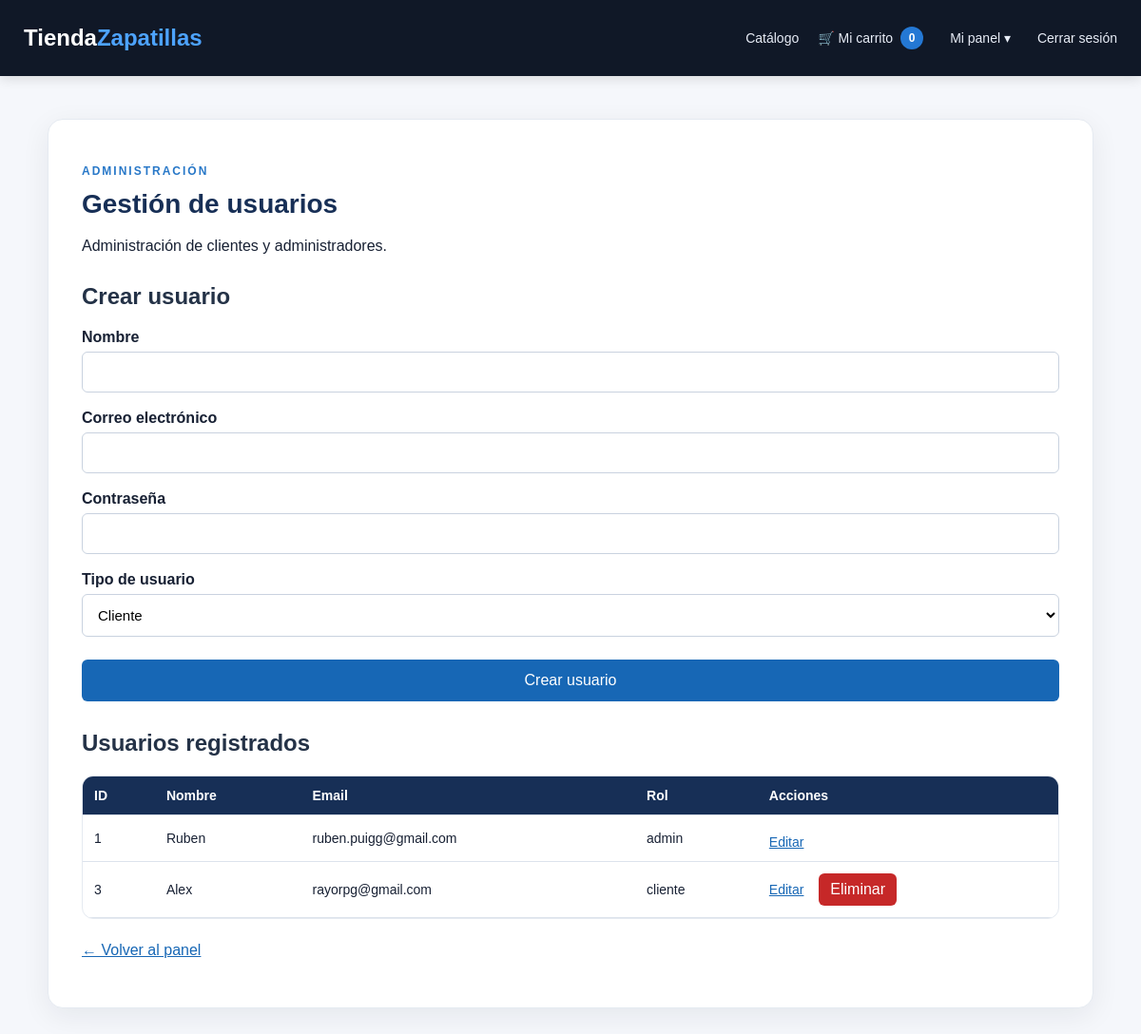
Page /admin_usuarios.php (signed in) on the committed database.
### tables this page shows
CREATE TABLE `usuarios` (
  `id` int(11) NOT NULL,
  `nombre` varchar(100) NOT NULL,
  `email` varchar(150) NOT NULL,
  `password` varchar(255) NOT NULL,
  `rol` enum('admin','cliente') NOT NULL DEFAULT 'cliente'
);

### admin_usuarios.php (the view, shortened to what this page needs)
<?php
require_once "conexion.php";
function escapar($valor) {
    return htmlspecialchars((string)$valor, ENT_QUOTES, "UTF-8");
}
$editando = null;
$consulta = $conexion->query(
    "SELECT id, nombre, email, rol FROM usuarios ORDER BY id"
);
$usuarios = $consulta->fetchAll();
?>
<!DOCTYPE html>
<html lang="es">
<head>
    <link rel="stylesheet" href="style.css">
</head>
<body class="pagina-tienda pagina-interior">
<?php require "cabecera.php"; ?>
    <main class="contenedor admin-contenedor">
        <p class="subtitulo">ADMINISTRACIÓN</p>
        <h1>Gestión de usuarios</h1>
        <p>Administración de clientes y administradores.</p>
        <h2><?= $editando ? "Modificar usuario" : "Crear usuario" ?></h2>
        <form method="POST">
            <label for="nombre">Nombre</label>
            <input type="text" id="nombre" name="nombre" required
                   maxlength="100"
                   value="<?= escapar($editando["nombre"] ?? "") ?>">
            <label for="email">Correo electrónico</label>
            <input type="email" id="email" name="email" required
                   value="<?= escapar($editando["email"] ?? "") ?>">
            <label for="password">
                <?= $editando ? "Nueva contraseña (opcional)" : "Contraseña" ?>
            </label>
            <input type="password" id="password" name="password"
                   <?= $editando ? "" : "required" ?>>
            <label for="rol">Tipo de usuario</label>
            <select id="rol" name="rol" required>
                <option value="cliente"
                    <?= ($editando["rol"] ?? "") === "cliente" ? "selected" : "" ?>>
                    Cliente
                </option>
            </select>
            <button type="submit">
                <?= $editando ? "Guardar cambios" : "Crear usuario" ?>
            </button>
        </form>
        <h2>Usuarios registrados</h2>
        <div class="tabla-responsive">
            <table>
                <thead>
                    <tr>
                        <th>ID</th>
                        <th>Nombre</th>
                        <th>Email</th>
                        <th>Rol</th>
                        <th>Acciones</th>
                    </tr>
                </thead>
                <tbody>
                    <?php foreach ($usuarios as $usuario): ?>
                        <tr>
                            <td><?= (int)$usuario["id"] ?></td>
                            <td><?= escapar($usuario["nombre"]) ?></td>
                            <td><?= escapar($usuario["email"]) ?></td>
                            <td><?= escapar($usuario["rol"]) ?></td>
                            <td>
                                <a href="admin_usuarios.php?editar=<?= (int)$usuario["id"] ?>">
                                    Editar
                                </a>
                                <?php if ((int)$usuario["id"] !== (int)$_SESSION["usuario_id"]): ?>
                                    <form method="POST" class="form-eliminar"
                                          onsubmit="return confirm('¿Eliminar este usuario?');">
                                        <button type="submit" class="btn-eliminar">
                                            Eliminar
                                        </button>
                                    </form>
                                <?php endif; ?>
                            </td>
                        </tr>
                    <?php endforeach; ?>
                </tbody>
            </table>
        </div>
        <p><a href="panel.php">← Volver al panel</a></p>
    </main>
</body>
</html>

### style.css (style rules this page uses)
* { box-sizing: border-box; }
body { margin: 0; padding: 30px 15px; font-family: Arial, sans-serif; background: #f2f5f9; color: #243247; }
.contenedor { max-width: 520px; margin: 35px auto; padding: 35px; background: white; border-radius: 12px; box-shadow: 0 5px 20px rgba(0, 0, 0, 0.08); }
h1 { color: #174a88; }
h2 { margin-top: 30px; }
label { display: block; margin: 18px 0 6px; font-weight: bold; }
input { width: 100%; padding: 12px; border: 1px solid #c9d2df; border-radius: 6px; font-size: 15px; }
button { width: 100%; margin-top: 24px; padding: 13px; border: none; border-radius: 6px; background: #1767b5; color: white; font-size: 16px; cursor: pointer; }
a { display: inline-block; margin: 8px 12px 0 0; color: #1767b5; }
.admin-contenedor { max-width: 1050px; }
select { width: 100%; padding: 12px; border: 1px solid #c9d2df; border-radius: 6px; background: white; font-size: 15px; }
.tabla-responsive { overflow-x: auto; }
table { width: 100%; margin-top: 20px; border-collapse: collapse; }
th, td { padding: 12px; border-bottom: 1px solid #dce3ec; text-align: left; }
th { background: #174a88; color: white; }
.form-eliminar { display: inline; }
.btn-eliminar { width: auto; margin: 0; padding: 8px 12px; background: #c62828; }
td { vertical-align: middle; }
.pagina-tienda { margin: 0; padding: 0; background: #f5f7fb; color: #172033; }
.subtitulo { color: #2878c8; font-size: 12px; letter-spacing: 2px; font-weight: bold; }
html { scroll-padding-top: 100px; }
.contenedor { border: 1px solid #e5eaf1; border-radius: 16px; box-shadow: 0 8px 30px rgba(16, 24, 39, 0.07); }
.contenedor h1 { margin-top: 0; color: #172f56; font-size: 28px; }
.contenedor h2 { color: #243247; }
input, select, textarea { transition: border-color 0.2s, box-shadow 0.2s; }
button { transition: background-color 0.2s, transform 0.2s; }
.admin-contenedor { max-width: 1100px; }
.tabla-responsive { margin-top: 20px; border: 1px solid #e5eaf1; border-radius: 12px; }
table { margin-top: 0; }
th { background: #172f56; font-size: 14px; }
td { font-size: 14px; }
.pagina-interior { min-height:100vh; padding:0; background:#f5f7fb; }
.pagina-interior .contenedor { margin:45px auto 70px; border:1px solid #e5eaf1; border-radius:16px; box-shadow:0 8px 30px rgba(16,24,39,.07); }
.pagina-interior .contenedor h1 { margin-top:0; color:#172f56; }
.pagina-interior .tabla-responsive { margin-top:20px; border:1px solid #e5eaf1; border-radius:12px; }
.pagina-interior table { margin-top:0; }
.pagina-interior th { background:#172f56; }
.pagina-interior .admin-contenedor { max-width:1100px; }

### rows in the picture
usuarios: id "1", nombre "Ruben", email "ruben.puigg@gmail.com", rol "admin"
usuarios: id "3", nombre "Alex", email "rayorpg@gmail.com", rol "cliente"

### other values in the picture
$cantidadCarrito "0"
